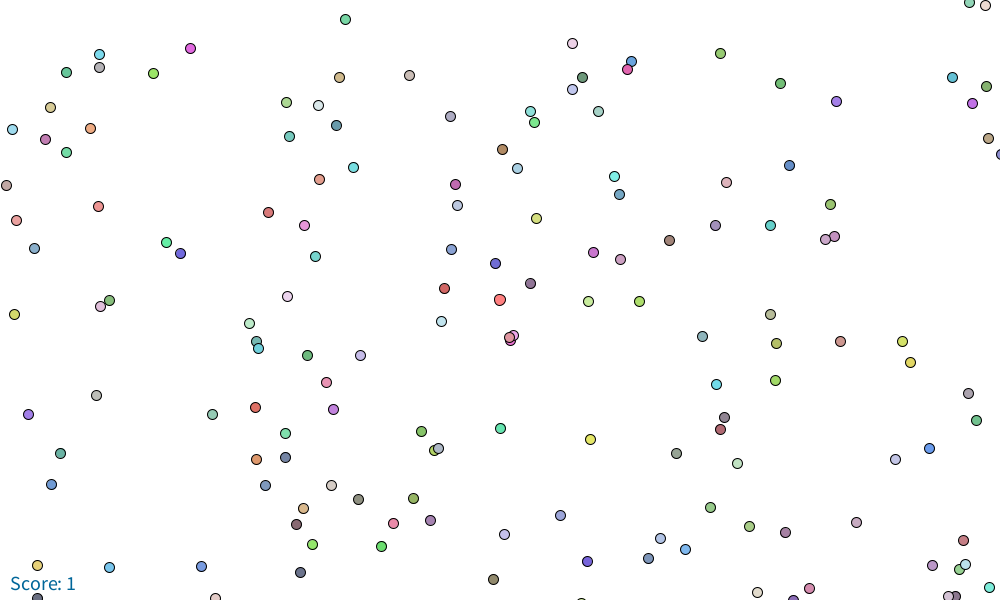
Frame 1 (no input)
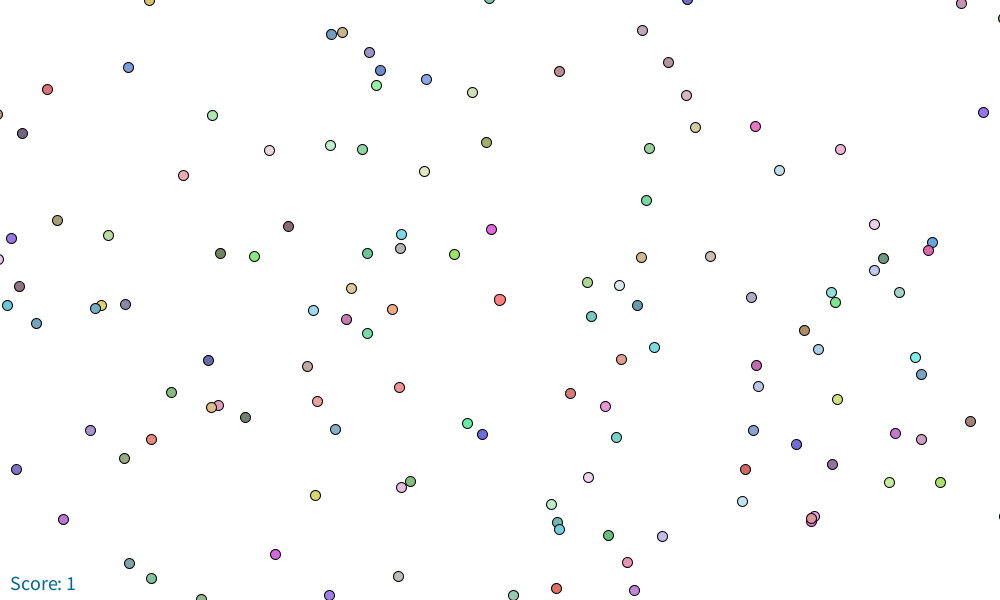
Frame 60 (the mouse pressed at the canvas centre just before this capture)
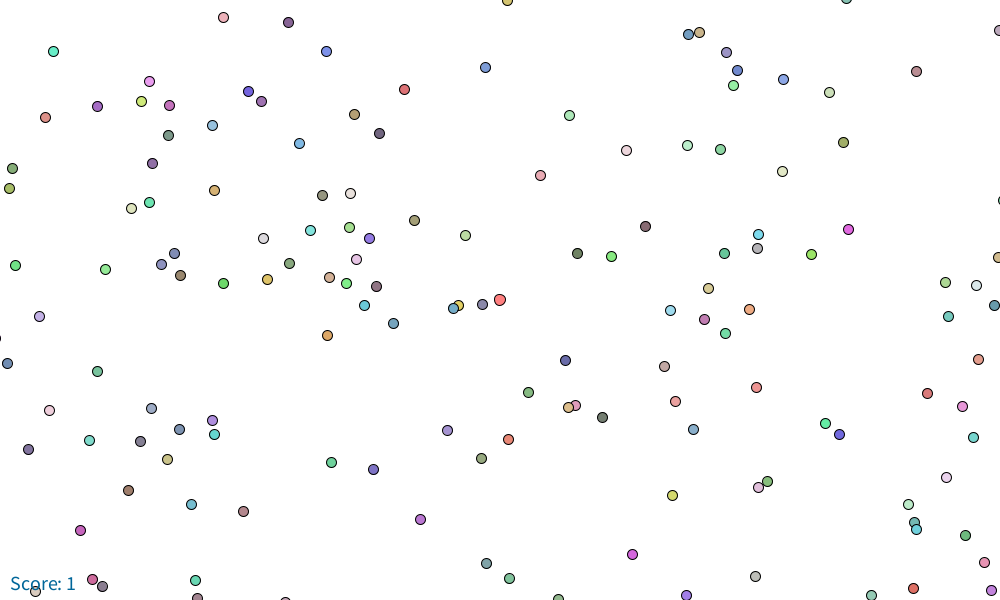
Frame 120 (the mouse held since frame 60 and released just before this capture)

The Processing sketch that drew these frames (run headless with seeded random() and noise(); from frame 60 on, the mouse is pressed at the canvas centre):

// Processing sketch: Agair_io_2_0
// ── Agair_io_2_0.pde
// size of world
int worldSizeX = 10000;
int worldSizeY = 10000;

// screen res and center
// must be updated in setup as well
int screenX = 1000;
int screenY = 600;
int centerX = screenX / 2;
int centerY = screenY / 2;

// starting mass (area) of ball
int mass = 400;
// size (radius) of ball. recaulated every frame based on mass
float size = 0;
// speed
float speed = 0;

// ball postion
float x, y;
// where the top left of the world is relitive to the screen
float worldX, worldY;

// 0: x, 1: y, 2: r, 3: g, 4: b.
ArrayList<float[]> foods = new ArrayList();

void setup(){
  x = worldSizeX / 2;
  y = worldSizeY / 2;
  size(1000, 600);
  makeDots();
}
void makeDots(){
  // makes dots to fill the world
  float area = worldSizeX * worldSizeY;
  for (int i = 0; i < area/4000; i++){
    addNewRandomPoint();
  }
}
void addNewRandomPoint(){
  // randomly makes and places a dot in the world
  float[] food = {random(worldSizeX), random(worldSizeY), random(100, 240), random(100, 240), random(100, 240)};
  foods.add(food);
}
void draw(){
  // runs every frame
  background(0);
  //testKeys();
  move();
  eatCheck();
  calulateSize();
  drawWorld();
  addNewRandomPoint();
  showScore();
}

void calulateSize(){
  // works out size and speed based on mass
  size = sqrt(mass / PI);
  speed = 20 / sqrt(size);
}

void drawWorld(){
  fill(255);
  // world relitive to screen. this keeps the ball in the center of the screen
  worldX = -x + centerX;
  worldY = -y + centerY;
  stroke(255,0,0);
  rect(worldX, worldY, worldSizeX, worldSizeY);
  
  // draw grid
  float offsetX = worldX + x - width/2;
  float offsetY = worldY + y - height/2;
  offsetX = round(offsetX / 40) * 40;
  offsetY = round(offsetY / 40) * 40;
  stroke(0);
  //for (float x = offsetX; x < width; x += 40){
  //  line(x,0,x, width);
  //}
  //for (float y = offsetY; y < height; y += 40){
  //  line(0,y,height, y);
  //;}
  
  // draw the food
  stroke(0);
  for (float[] food : foods){
    // checking if food would be visable
    if (food[0] + worldX >= -10 && food[0] + worldX - 10 < width && food[1] + worldY >= -10 && food[1] + worldY - 10 < height){
      fill(food[2], food[3], food[4]);
      ellipse(food[0] + worldX, food[1] + worldY, 10, 10);
    }
  }
  /// draws ball
  fill(255,128,128);
  ellipse(worldX + x, worldY + y, size, size);
}
void move(){
  // works out angle of mouse relitive to ball
  float angle = 0;
  angle = atan2(worldY + y - mouseY, worldX + x - mouseX);
  
  x += -cos(angle) * speed;
  y += -sin(angle) * speed;
  
  
  // make sure you cant go off the end of the world
  if (x - size/2 < 0){
    x = size/2;
  }
  if (x + size/2 > worldSizeX){
   x =  worldSizeX - size/2;
  }
  if (y - size/2 < 0){
    y = size/2;
  }
  if (y + size/2 > worldSizeY){
    y = worldSizeY - size/2;
  }
  
  // if ball is bigger than world
  if (size >= min(worldSizeX, worldSizeY)){
    println("wtf!!");
    size = min(worldSizeX, worldSizeY) - 1;
  }
}

void eatCheck(){
  // checks if ball is on food, if so it eats it
  
  // food that needs to be removed from list
  ArrayList<float[]> foodsToRemove = new ArrayList();
  
  for (float[] food : foods){
    // if ball covers center of food
    if (sq(food[0] - x) + sq(food[1] - y) < sq(size/2)){
      foodsToRemove.add(food);
      mass += 400;
    }
  }
  // remove all the eaten food
  for (float[] food : foodsToRemove){
    foods.remove(food);
  }
}
void showScore(){
  textSize(20);
  fill(0, 102, 153);
  text("Score: " + mass / 400, 10, height - 10); 
}
// not in use
void testKeys() {
  if(keyPressed){
    if (key == CODED) {
      if (keyCode == UP) {
        y += 10;
      } else if (keyCode == DOWN) {
        y -= 10;
      }
    }
  }
}
